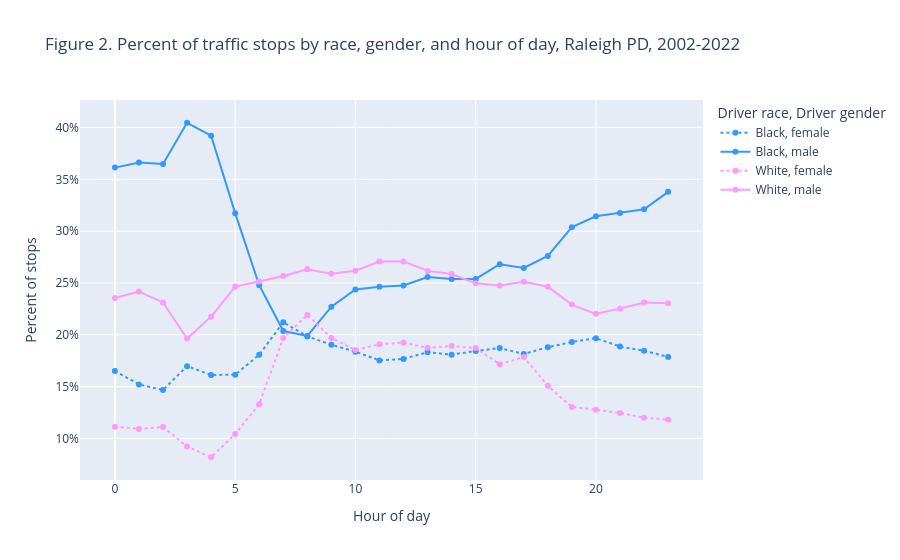

Notebook code cell kept with this figure:
### Code cell
mask = df2["driver_race"].isin(["Black", "White"])
fig = px.line(
    df2[mask],
    x="hour_of_day",
    y="percent_stops_for_race_gender",
    color="driver_race",
    title="Figure 2. Percent of traffic stops by race, gender, and hour of day, Raleigh PD, 2002-2022",
    labels={
        "percent_stops_for_race_gender": "Percent of stops",
        "hour_of_day": "Hour of day",
        "driver_race": "Driver race",
        "driver_gender": "Driver gender",
    },
    color_discrete_sequence=(px.colors.diverging.Picnic[1], px.colors.diverging.Picnic[7]),
    height=600,
    markers=True,
    line_dash="driver_gender",
    line_dash_map={"male": "solid", "female": "dot"},
    line_group="driver_gender",
)
fig.layout.yaxis.tickformat = ",.0%"
fig.update_traces(textposition="bottom right")

### Figure 1 — Plotly figure (JSON) as saved in the notebook; plotly's stock layout.template omitted (floating-point values rounded to 4 significant figures)
{"data": [{"hovertemplate": "Driver race=Black<br>Driver gender=female<br>Hour of day=%{x}<br>Percent of stops=%{y}<extra></extra>", "legendgroup": "Black, female", "line": {"color": "rgb(51,153,255)", "dash": "dot"}, "marker": {"symbol": "circle"}, "mode": "lines+markers", "name": "Black, female", "orientation": "v", "showlegend": true, "textposition": "bottom right", "type": "scatter", "x": [0, 1, 2, 3, 4, 5, 6, 7, 8, 9, 10, 11, 12, 13, 14, 15, 16, 17, 18, 19, 20, 21, 22, 23], "xaxis": "x", "y": [0.1651, 0.1522, 0.1467, 0.1698, 0.1612, 0.1615, 0.1808, 0.2121, 0.1985, 0.1904, 0.1838, 0.1753, 0.1768, 0.1833, 0.1809, 0.1845, 0.1872, 0.1815, 0.188, 0.1931, 0.1968, 0.1887, 0.1847, 0.1787], "yaxis": "y"}, {"hovertemplate": "Driver race=Black<br>Driver gender=male<br>Hour of day=%{x}<br>Percent of stops=%{y}<extra></extra>", "legendgroup": "Black, male", "line": {"color": "rgb(51,153,255)", "dash": "solid"}, "marker": {"symbol": "circle"}, "mode": "lines+markers", "name": "Black, male", "orientation": "v", "showlegend": true, "textposition": "bottom right", "type": "scatter", "x": [0, 1, 2, 3, 4, 5, 6, 7, 8, 9, 10, 11, 12, 13, 14, 15, 16, 17, 18, 19, 20, 21, 22, 23], "xaxis": "x", "y": [0.3613, 0.3662, 0.3648, 0.4046, 0.3921, 0.3174, 0.2478, 0.2036, 0.1989, 0.2272, 0.2437, 0.2464, 0.2476, 0.2558, 0.2538, 0.2539, 0.2681, 0.2645, 0.2761, 0.3039, 0.3144, 0.3176, 0.3212, 0.3379], "yaxis": "y"}, {"hovertemplate": "Driver race=White<br>Driver gender=female<br>Hour of day=%{x}<br>Percent of stops=%{y}<extra></extra>", "legendgroup": "White, female", "line": {"color": "rgb(255,153,255)", "dash": "dot"}, "marker": {"symbol": "circle"}, "mode": "lines+markers", "name": "White, female", "orientation": "v", "showlegend": true, "textposition": "bottom right", "type": "scatter", "x": [0, 1, 2, 3, 4, 5, 6, 7, 8, 9, 10, 11, 12, 13, 14, 15, 16, 17, 18, 19, 20, 21, 22, 23], "xaxis": "x", "y": [0.1113, 0.1092, 0.111, 0.0922, 0.08186, 0.1042, 0.133, 0.1969, 0.2192, 0.1969, 0.1853, 0.1909, 0.1925, 0.1875, 0.1891, 0.1872, 0.1717, 0.1785, 0.1508, 0.1303, 0.1278, 0.1246, 0.12, 0.1181], "yaxis": "y"}, {"hovertemplate": "Driver race=White<br>Driver gender=male<br>Hour of day=%{x}<br>Percent of stops=%{y}<extra></extra>", "legendgroup": "White, male", "line": {"color": "rgb(255,153,255)", "dash": "solid"}, "marker": {"symbol": "circle"}, "mode": "lines+markers", "name": "White, male", "orientation": "v", "showlegend": true, "textposition": "bottom right", "type": "scatter", "x": [0, 1, 2, 3, 4, 5, 6, 7, 8, 9, 10, 11, 12, 13, 14, 15, 16, 17, 18, 19, 20, 21, 22, 23], "xaxis": "x", "y": [0.2356, 0.2418, 0.2312, 0.1965, 0.2175, 0.2465, 0.2514, 0.2568, 0.2632, 0.2588, 0.2619, 0.2706, 0.2707, 0.2617, 0.2587, 0.2497, 0.2476, 0.2513, 0.2464, 0.2291, 0.2202, 0.2253, 0.2312, 0.2305], "yaxis": "y"}], "layout": {"autosize": true, "legend": {"title": {"text": "Driver race, Driver gender"}, "tracegroupgap": 0}, "title": {"text": "Figure 2. Percent of traffic stops by race, gender, and hour of day, Raleigh PD, 2002-2022"}, "xaxis": {"anchor": "y", "autorange": true, "domain": [0, 1], "range": [-1.379, 24.38], "title": {"text": "Hour of day"}, "type": "linear"}, "yaxis": {"anchor": "x", "autorange": true, "domain": [0, 1], "range": [0.0603, 0.4262], "tickformat": ",.0%", "title": {"text": "Percent of stops"}, "type": "linear"}}}
